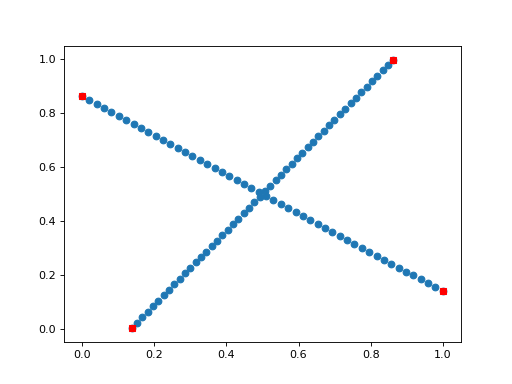

The script that drew this image:
f, ax = plt.subplots(1,1)
ax.plot(samples[0,:],samples[1,:],'o')
# plot the samples at the begining and end of each parameter sweep
for ii in range(num_sweeps):
    ax.plot(
    samples[0,[ii*num_samples_per_sweep,(ii+1)*num_samples_per_sweep-1]],
    samples[1,[ii*num_samples_per_sweep,(ii+1)*num_samples_per_sweep-1]],
    'sr')
plt.show()
